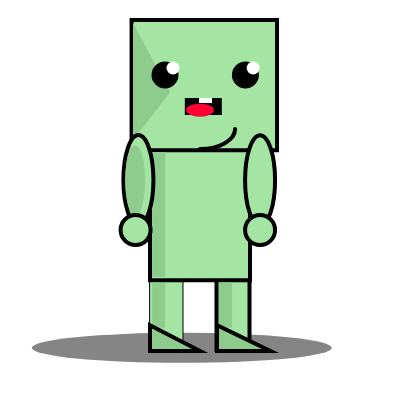
Frame 1 (no input)
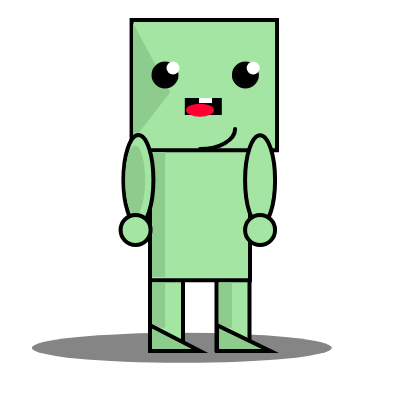
Frame 60 (no input)
Frame 120 (the mouse pressed at the canvas centre since frame 60): identical to frame 60, image omitted

The p5.js sketch that drew these frames (run headless with seeded random() and noise() and a simulated clock; from frame 60 on, the mouse is pressed at the canvas centre):

// p5.js sketch
// ── sketch.js
function setup() {
    createCanvas(400, 400);
  }
  
  function draw() {
    
    let i = width/2
    let j = height/2
    let t = ('rgba(164,229,164,100)')
    let g = width/2.666666666
    background(255);
    
    //shadow
    fill(133);
    noStroke();
    ellipse(width/2.2, height/1.15, width/1.333,height/13.33);
    
    stroke(0);
    //body
    fill(t);
    rect(width/2.6666, height/1.6, width/12.1212,height/4);
    
    //legs
    strokeWeight(4)
    rect(width/1.8475, height/1.6, width/12.1212,height/4);
    rect(g, g, width/4,height/3.07);
    
    //bodyshadow
    fill('rgba(142,204,142,100)');
    noStroke();
    rect(width/2.63, height/1.415, width/30.76,height/8.8888);
    rect(width/1.826, height/1.415, width/30.76,height/8.8888);
    
    //rfoot
    stroke(1);
    triangle(width/1.843, height/1.14, width/1.843, height/1.23, width/1.48, height/1.14);
    //lfoot
    triangle(g, height/1.14, g, height/1.23, i, height/1.14);
   
    //head
    fill(t);
    rect(width/3.04, height/20, width/2.75, height/3.07);
    
    //mouth
    fill(0);
    rect(width/2.2+5, height/4, width/12.1212, height/30.76);
    
    //tongue
    fill('rgba(255, 0, 50, 1)');
    noStroke();
    ellipse(i, height/3.63, width/14.33,height/30.769);
    
    //teeth
    fill(255);
    rect(width/2.01, height/4.08, width/30.7, height/80);
    
    //faceshadow
    noStroke()
    fill('rgba(142,204,142,100)')
    triangle(width/3.007, height/2.85, width/3.007, height/17.39, width/2.35, height/4.333);
    
    //eyes
    stroke(4);
    fill(0)
    ellipse(width/2.4242, height/5.33, width/17.39, height/17.39);
    ellipse(width/1.63, height/5.33, width/17.39, height/17.39);
    
    
    
    //highlights
    noStroke();
    fill(255)
    ellipse(width/2.312, height/5.882, width/30.76,height/30.76);
    ellipse(width/1.58, height/5.882, width/30.76,height/30.76);
    
    //bodyshadow
     fill('rgba(142,204,142,100)');
    rect(width/2.63, height/2.63, width/30.76,height/3.2);
    
    
    //shoulders
    stroke(1);
    fill(t);
    ellipse(width/2.89, height/2.222, width/13.33, height/4.444);
    ellipse(width/1.538, height/2.22, width/13.33, height/4.44);
   
    
    //shadow
    noStroke();
    fill('rgba(142,204,142,100)');
    ellipse(width/2.96, height/2.22, width/20, height/5.714);
    
    //hands
    stroke(1);
    fill(t);
    ellipse(width/1.538, height/1.739, width/13.33, height/13.33);
    ellipse(width/2.95, height/1.739, width/13.33, height/13.33);
    
    //chin
    stroke(1);
    noFill();
    arc(width/2, height/3.1, width/5.7, height/10, 0, HALF_PI, PI);
  
  }
  
